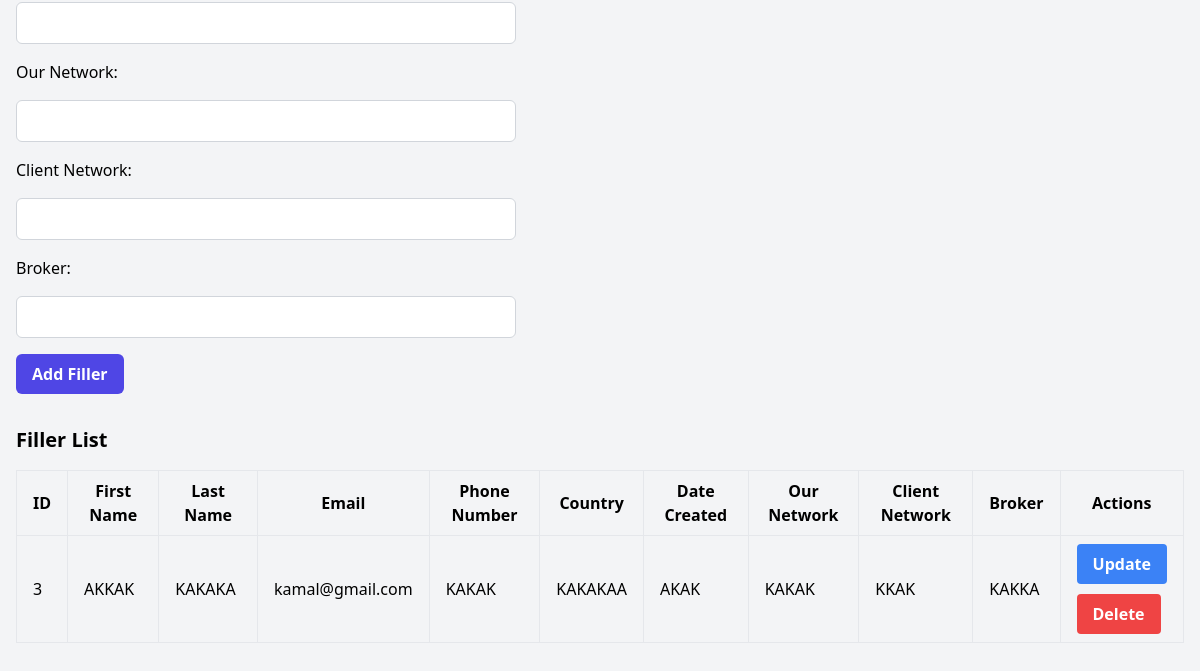
Page /manage_filler.php (signed in, lower part) on the earlier database version.
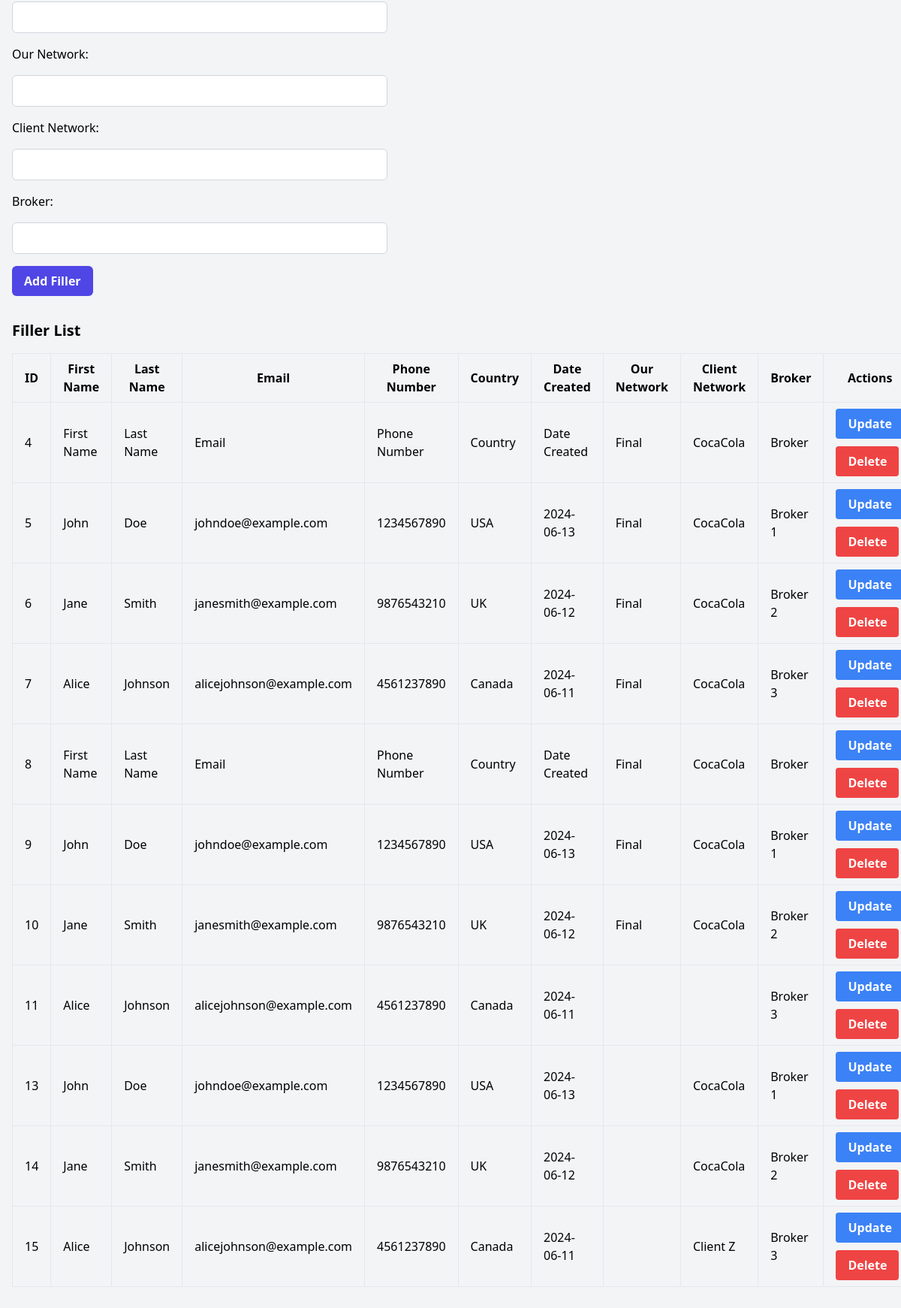
Same page on the later database version.
### tables this page shows
CREATE TABLE `filler` (
  `id` int(11) NOT NULL,
  `first_name` varchar(255) NOT NULL,
  `last_name` varchar(255) NOT NULL,
  `email` varchar(255) NOT NULL,
  `phone_number` varchar(255) DEFAULT NULL,
  `country` varchar(255) DEFAULT NULL,
  `date_created` varchar(255) DEFAULT NULL,
  `our_network` varchar(255) DEFAULT NULL,
  `client_network` varchar(255) DEFAULT NULL,
  `broker` varchar(255) DEFAULT NULL
);

### manage_filler.php (the view, shortened to what this page needs)
<?php
include('config.php');
$fillers = mysqli_query($conn, "SELECT * FROM filler");
?>
<!DOCTYPE html>
<html>
<head>
    <link href="https://cdn.jsdelivr.net/npm/tailwindcss@2.2.7/dist/tailwind.min.css" rel="stylesheet">
</head>
<body class="bg-gray-100 py-8 px-4">
    <a href="dashboard.php"><button class="mt-4 bg-yellow-500 hover:bg-yellow-600 text-white font-bold py-2 px-4 rounded-lg">Back To Dashboard</button></a> <br><br>
    <form method="post" class="space-y-4">
        <input type="text" id="date_created" name="date_created" class="border border-gray-300 rounded-md px-3 py-2 focus:outline-none focus:ring-2 focus:ring-indigo-500 focus:border-transparent">
        <label for="our_network" class="block">Our Network:</label>
        <input type="text" id="our_network" name="our_network" class="border border-gray-300 rounded-md px-3 py-2 focus:outline-none focus:ring-2 focus:ring-indigo-500 focus:border-transparent">
        <label for="client_network" class="block">Client Network:</label>
        <input type="text" id="client_network" name="client_network" class="border border-gray-300 rounded-md px-3 py-2 focus:outline-none focus:ring-2 focus:ring-indigo-500 focus:border-transparent">
        <label for="broker" class="block">Broker:</label>
        <input type="text" id="broker" name="broker" class="border border-gray-300 rounded-md px-3 py-2 focus:outline-none focus:ring-2 focus:ring-indigo-500 focus:border-transparent">
        <button type="submit" name="add_filler" class="bg-indigo-600 hover:bg-indigo-700 text-white font-semibold py-2 px-4 rounded-md">Add Filler</button>
    </form>
    <h2 class="text-xl font-bold mt-8 mb-4">Filler List</h2>
    <table class="w-full border-collapse border border-gray-200">
        <thead>
            <tr>
                <th class="border border-gray-200 px-4 py-2">ID</th>
                <th class="border border-gray-200 px-4 py-2">First Name</th>
                <th class="border border-gray-200 px-4 py-2">Last Name</th>
                <th class="border border-gray-200 px-4 py-2">Email</th>
                <th class="border border-gray-200 px-4 py-2">Phone Number</th>
                <th class="border border-gray-200 px-4 py-2">Country</th>
                <th class="border border-gray-200 px-4 py-2">Date Created</th>
                <th class="border border-gray-200 px-4 py-2">Our Network</th>
                <th class="border border-gray-200 px-4 py-2">Client Network</th>
                <th class="border border-gray-200 px-4 py-2">Broker</th>
                <th class="border border-gray-200 px-4 py-2">Actions</th>
            </tr>
        </thead>
        <tbody>
            <?php while ($filler = mysqli_fetch_assoc($fillers)) { ?>
                <tr>
    <td class="border border-gray-200 px-4 py-2"><?php echo $filler['id']; ?></td>
    <td class="border border-gray-200 px-4 py-2"><?php echo $filler['first_name']; ?></td>
    <td class="border border-gray-200 px-4 py-2"><?php echo $filler['last_name']; ?></td>
    <td class="border border-gray-200 px-4 py-2"><?php echo $filler['email']; ?></td>
    <td class="border border-gray-200 px-4 py-2"><?php echo $filler['phone_number']; ?></td>
    <td class="border border-gray-200 px-4 py-2"><?php echo $filler['country']; ?></td>
    <td class="border border-gray-200 px-4 py-2"><?php echo $filler['date_created']; ?></td>
    <td class="border border-gray-200 px-4 py-2"><?php echo $filler['our_network']; ?></td>
    <td class="border border-gray-200 px-4 py-2"><?php echo $filler['client_network']; ?></td>
    <td class="border border-gray-200 px-4 py-2"><?php echo $filler['broker']; ?></td>
    <td class="border border-gray-200 px-4 py-2">
        <form method="post" action="update_filler.php">
            <button type="submit" name="update_filler" class="bg-blue-500 hover:bg-blue-700 text-white font-bold py-2 px-4 rounded">Update</button>
        </form>
        <form method="post">
            <button type="submit" name="delete_filler" class="bg-red-500 hover:bg-red-700 text-white font-bold py-2 px-4 rounded">Delete</button>
        </form>
    </td>
</tr>
            <?php } ?>
        </tbody>
    </table>
</body>
</html>

### manage_filler.php (style rules this page uses)
input, textarea { width: 500px; }
button[name="add_filler"] { display: block; }
button[name="update_filler"] { margin-bottom: 10px; }

Differences in the rows shown:
removed filler: id "3", first_name "AKKAK", last_name "KAKAKA", email "kamal@gmail.com", phone_number "KAKAK", country "KAKAKAA", date_created "AKAK", our_network "KAKAK", client_network "KKAK", broker "KAKKA"
added filler: id "4", first_name "First Name", last_name "Last Name", email "Email", phone_number "Phone Number", country "Country", date_created "Date Created", our_network "Final", client_network "CocaCola", broker "Broker"
added filler: id "5", first_name "John", last_name "Doe", email "johndoe@example.com", phone_number "1234567890", country "USA", date_created "2024-06-13", our_network "Final", client_network "CocaCola", broker "Broker 1"
added filler: id "6", first_name "Jane", last_name "Smith", email "janesmith@example.com", phone_number "9876543210", country "UK", date_created "2024-06-12", our_network "Final", client_network "CocaCola", broker "Broker 2"
added filler: id "7", first_name "Alice", last_name "Johnson", email "alicejohnson@example.com", phone_number "4561237890", country "Canada", date_created "2024-06-11", our_network "Final", client_network "CocaCola", broker "Broker 3"
added filler: id "8", first_name "First Name", last_name "Last Name", email "Email", phone_number "Phone Number", country "Country", date_created "Date Created", our_network "Final", client_network "CocaCola", broker "Broker"
added filler: id "9", first_name "John", last_name "Doe", email "johndoe@example.com", phone_number "1234567890", country "USA", date_created "2024-06-13", our_network "Final", client_network "CocaCola", broker "Broker 1"
added filler: id "10", first_name "Jane", last_name "Smith", email "janesmith@example.com", phone_number "9876543210", country "UK", date_created "2024-06-12", our_network "Final", client_network "CocaCola", broker "Broker 2"
added filler: id "11", first_name "Alice", last_name "Johnson", email "alicejohnson@example.com", phone_number "4561237890", country "Canada", date_created "2024-06-11", broker "Broker 3"
added filler: id "13", first_name "John", last_name "Doe", email "johndoe@example.com", phone_number "1234567890", country "USA", date_created "2024-06-13", client_network "CocaCola", broker "Broker 1"
added filler: id "14", first_name "Jane", last_name "Smith", email "janesmith@example.com", phone_number "9876543210", country "UK", date_created "2024-06-12", client_network "CocaCola", broker "Broker 2"
added filler: id "15", first_name "Alice", last_name "Johnson", email "alicejohnson@example.com", phone_number "4561237890", country "Canada", date_created "2024-06-11", client_network "Client Z", broker "Broker 3"
